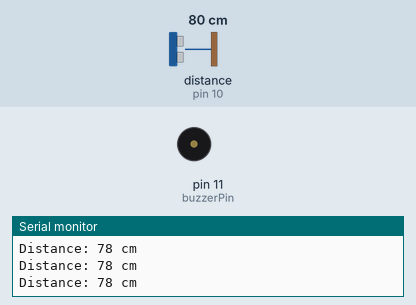
Bench run of a sketch on a simulated Arduino Uno, built with avr-gcc and run on an emulated ATmega328P. Shown: buzzer (waves = sounding), the last lines printed to the serial monitor. Wiring (inferred from the names in the program): ultrasonic range finder: trigger pin 9; echo pin 10. Inputs (shaded band) come from the test bench; at power-on: distance to the obstacle (sensor on pin 10) 80 cm. The echo pulse lasts 58.3 µs per cm.

Above: at 1.2 s.
1.3 s: distance to the obstacle (sensor on pin 10) set to 13 cm
2.8 s: distance to the obstacle (sensor on pin 10) set to 10 cm
At 4.0 s:
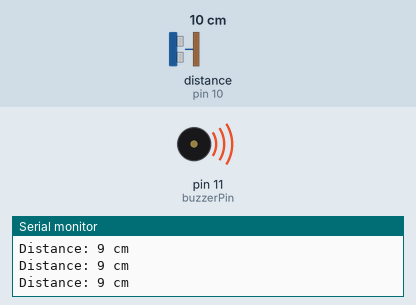
4.3 s: distance to the obstacle (sensor on pin 10) set to 35 cm
At 4.6 s:
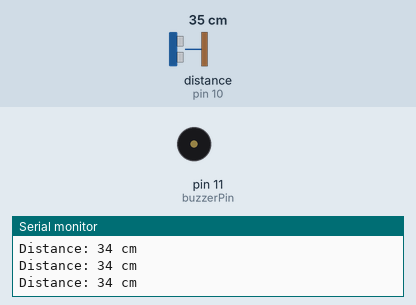
Timing chart, 0 to 7.3 s (numbered marks = the images above; inputs shaded):
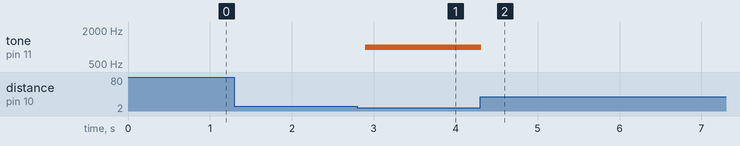

Measured:
- the behaviour switches between 12 and 11 cm on distance to the obstacle (sensor on pin 10) (found by bisection; images 0 and 1)
- after the input at 2.8 s, tone on pin 11 (buzzerPin): silent → 1000 Hz after 0.09 s
- after the input at 4.3 s, tone on pin 11 (buzzerPin): 1000 Hz → silent at once

The sketch:

withoutsticker.ino
```cpp
// Pins for Ultrasonic Sensor
const int trigPin = 9;
const int echoPin = 10;

// Pin for Passive Buzzer
const int buzzerPin = 11;

// Tone frequency (1000Hz is a standard beep)
const int toneFreq = 1000;

void setup() {
  pinMode(trigPin, OUTPUT);
  pinMode(echoPin, INPUT);
  pinMode(buzzerPin, OUTPUT);

  Serial.begin(9600); // For monitoring distance on your computer
}

void loop() {
  long duration;
  int distance;

  // Clear the trigPin
  digitalWrite(trigPin, LOW);
  delayMicroseconds(2);

  // Trigger the sensor by sending a 10 microsecond pulse
  digitalWrite(trigPin, HIGH);
  delayMicroseconds(10);
  digitalWrite(trigPin, LOW);

  // Read the echoPin, returns the sound wave travel time in microseconds
  duration = pulseIn(echoPin, HIGH);

  // Calculate the distance (Speed of sound is ~0.034 cm/us)
  distance = duration * 0.034 / 2;

  // Print distance to Serial Monitor (Tools > Serial Monitor)
  Serial.print("Distance: ");
  Serial.print(distance);
  Serial.println(" cm");

  // Logic: If something is 10cm or closer
  if (distance > 0 && distance <= 10) {
    tone(buzzerPin, toneFreq);
  } else {
    noTone(buzzerPin); // Silence when out of range
  }

  delay(100); // Wait 100ms before the next reading
}
```
